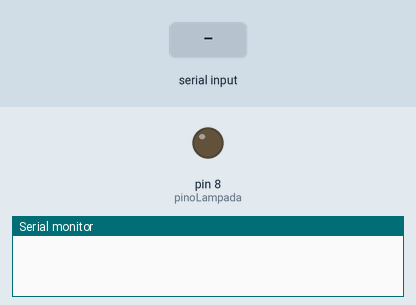
This sketch was run on a simulated Arduino Uno, built with avr-gcc and run on an emulated ATmega328P. Parts: output pins drawn as LEDs (lit = HIGH), the last lines printed to the serial monitor. The inputs (shaded band) are chosen by the test bench.

Above: at 1.2 s.
1.3 s: "acender a luz\n" received over Serial
At 1.9 s:
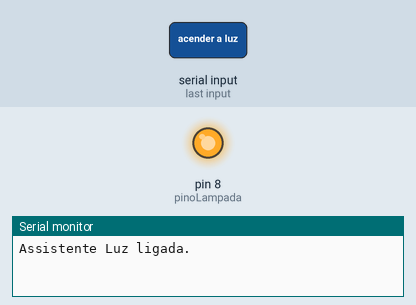
2.8 s: "apagar a luz\n" received over Serial
At 4.2 s:
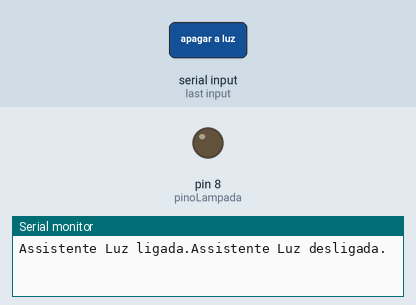
Timing chart, 0 to 5.8 s (numbered marks = the images above; inputs shaded):
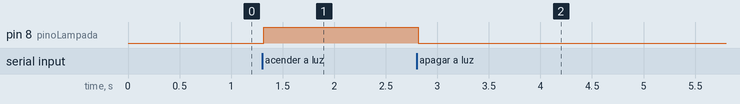

Measured:
- after the input at 1.3 s, pin 8 (pinoLampada): LOW → HIGH at once
- after the input at 2.8 s, pin 8 (pinoLampada): HIGH → LOW at once

The sketch:

modulorele.ino
```cpp
String inputString = "";         // a String to hold incoming data
bool stringComplete = false;  // whether the string is complete

#define pinoLampada 8

void setup() {
  // initialize serial:
  Serial.begin(9600);
  // reserve 200 bytes for the inputString:
  inputString.reserve(200);

  pinMode(pinoLampada, OUTPUT);
}

void loop() {
  // print the string when a newline arrives:
  if (stringComplete) {
    // clear the string:
    if(inputString.startsWith("acender a luz")){
      //digitalWrite(pinoLampada, !digitalRead(LED_BUILTIN));// toggle
      digitalWrite(pinoLampada, HIGH);
      Serial.print("Assistente Luz ligada.");
    }else if(inputString.startsWith("apagar a luz")){
      digitalWrite(pinoLampada, LOW);
      Serial.print("Assistente Luz desligada.");
    }

    inputString = "";
    stringComplete = false;
  }
}

/*
  SerialEvent occurs whenever a new data comes in the hardware serial RX. This
  routine is run between each time loop() runs, so using delay inside loop can
  delay response. Multiple bytes of data may be available.
*/
void serialEvent() {
  while (Serial.available()) {
    // get the new byte:
    char inChar = (char)Serial.read();
    // add it to the inputString:
    inputString += inChar;
    // if the incoming character is a newline, set a flag so the main loop can
    // do something about it:
    if (inChar == '\n') {
      stringComplete = true;
    }
  }
}
```
